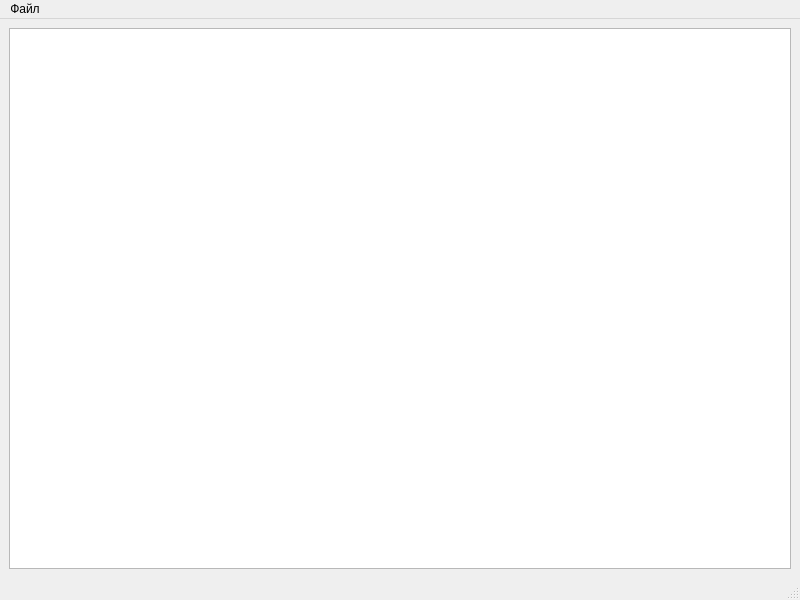
<?xml version="1.0" encoding="UTF-8"?>
<ui version="4.0">
 <class>MainWindow</class>
 <widget class="QMainWindow" name="MainWindow">
  <property name="geometry">
   <rect>
    <x>0</x>
    <y>0</y>
    <width>800</width>
    <height>600</height>
   </rect>
  </property>
  <property name="windowTitle">
   <string>MainWindow</string>
  </property>
  <widget class="QWidget" name="centralwidget">
   <layout class="QGridLayout" name="gridLayout">
    <item row="0" column="0">
     <widget class="QTableView" name="tableView">
      <property name="alternatingRowColors">
       <bool>true</bool>
      </property>
      <property name="selectionMode">
       <enum>QAbstractItemView::SingleSelection</enum>
      </property>
      <property name="selectionBehavior">
       <enum>QAbstractItemView::SelectRows</enum>
      </property>
     </widget>
    </item>
   </layout>
  </widget>
  <widget class="QMenuBar" name="menubar">
   <property name="geometry">
    <rect>
     <x>0</x>
     <y>0</y>
     <width>800</width>
     <height>21</height>
    </rect>
   </property>
   <widget class="QMenu" name="menu">
    <property name="title">
     <string>Файл</string>
    </property>
    <addaction name="addStudent"/>
    <addaction name="removeStudent"/>
    <addaction name="saveXML"/>
    <addaction name="readXML"/>
   </widget>
   <addaction name="menu"/>
  </widget>
  <widget class="QStatusBar" name="statusbar"/>
  <action name="addStudent">
   <property name="text">
    <string>Добавить студента</string>
   </property>
  </action>
  <action name="removeStudent">
   <property name="text">
    <string>Удалить студента</string>
   </property>
  </action>
  <action name="saveXML">
   <property name="text">
    <string>Сохранить в XML</string>
   </property>
  </action>
  <action name="readXML">
   <property name="text">
    <string>Открыть XML</string>
   </property>
  </action>
 </widget>
 <resources/>
 <connections/>
</ui>
